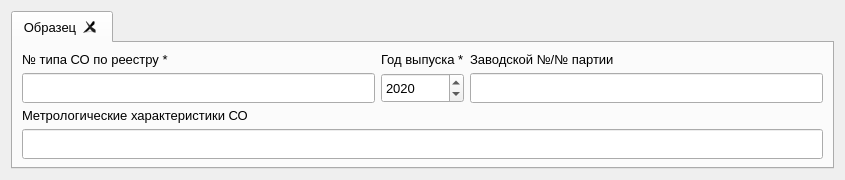
          <widget class="QWidget" name="page_3">
           <property name="geometry">
            <rect>
             <x>0</x>
             <y>0</y>
             <width>845</width>
             <height>180</height>
            </rect>
           </property>
           <attribute name="label">
            <string>Стандартные образцы, применяемые при поверке</string>
           </attribute>
           <layout class="QGridLayout" name="gridLayout_8">
            <item row="1" column="0">
             <widget class="QTabWidget" name="tabWidget_2">
              <property name="sizePolicy">
               <sizepolicy hsizetype="Expanding" vsizetype="Fixed">
                <horstretch>0</horstretch>
                <verstretch>0</verstretch>
               </sizepolicy>
              </property>
              <property name="minimumSize">
               <size>
                <width>0</width>
                <height>1</height>
               </size>
              </property>
              <property name="font">
               <font>
                <family>Segoe UI</family>
                <pointsize>10</pointsize>
                <weight>50</weight>
                <bold>false</bold>
               </font>
              </property>
              <property name="tabPosition">
               <enum>QTabWidget::North</enum>
              </property>
              <property name="currentIndex">
               <number>0</number>
              </property>
              <property name="iconSize">
               <size>
                <width>16</width>
                <height>16</height>
               </size>
              </property>
              <property name="usesScrollButtons">
               <bool>true</bool>
              </property>
              <property name="documentMode">
               <bool>false</bool>
              </property>
              <property name="tabsClosable">
               <bool>true</bool>
              </property>
              <property name="movable">
               <bool>false</bool>
              </property>
              <property name="tabBarAutoHide">
               <bool>false</bool>
              </property>
              <widget class="QWidget" name="tab_5">
               <attribute name="title">
                <string>Образец</string>
               </attribute>
               <layout class="QGridLayout" name="gridLayout_18">
                <item row="0" column="2">
                 <widget class="QLabel" name="label_34">
                  <property name="font">
                   <font>
                    <family>Segoe UI</family>
                    <pointsize>10</pointsize>
                    <weight>50</weight>
                    <bold>false</bold>
                   </font>
                  </property>
                  <property name="text">
                   <string>Заводской №/№ партии</string>
                  </property>
                 </widget>
                </item>
                <item row="1" column="2">
                 <widget class="QLineEdit" name="lineEdit_24">
                  <property name="minimumSize">
                   <size>
                    <width>0</width>
                    <height>30</height>
                   </size>
                  </property>
                  <property name="font">
                   <font>
                    <family>Segoe UI</family>
                    <pointsize>10</pointsize>
                    <weight>50</weight>
                    <bold>false</bold>
                   </font>
                  </property>
                  <property name="focusPolicy">
                   <enum>Qt::ClickFocus</enum>
                  </property>
                  <property name="maxLength">
                   <number>64</number>
                  </property>
                  <property name="clearButtonEnabled">
                   <bool>false</bool>
                  </property>
                 </widget>
                </item>
                <item row="0" column="1">
                 <widget class="QLabel" name="label_33">
                  <property name="font">
                   <font>
                    <family>Segoe UI</family>
                    <pointsize>10</pointsize>
                    <weight>50</weight>
                    <bold>false</bold>
                   </font>
                  </property>
                  <property name="text">
                   <string>Год выпуска *</string>
                  </property>
                 </widget>
                </item>
                <item row="3" column="0" colspan="3">
                 <widget class="QLineEdit" name="lineEdit_23">
                  <property name="minimumSize">
                   <size>
                    <width>0</width>
                    <height>30</height>
                   </size>
                  </property>
                  <property name="font">
                   <font>
                    <family>Segoe UI</family>
                    <pointsize>10</pointsize>
                    <weight>50</weight>
                    <bold>false</bold>
                   </font>
                  </property>
                  <property name="focusPolicy">
                   <enum>Qt::ClickFocus</enum>
                  </property>
                  <property name="maxLength">
                   <number>256</number>
                  </property>
                  <property name="clearButtonEnabled">
                   <bool>false</bool>
                  </property>
                 </widget>
                </item>
                <item row="1" column="0">
                 <widget class="QLineEdit" name="lineEdit_22">
                  <property name="minimumSize">
                   <size>
                    <width>0</width>
                    <height>30</height>
                   </size>
                  </property>
                  <property name="maximumSize">
                   <size>
                    <width>400</width>
                    <height>16777215</height>
                   </size>
                  </property>
                  <property name="font">
                   <font>
                    <family>Segoe UI</family>
                    <pointsize>10</pointsize>
                    <weight>50</weight>
                    <bold>false</bold>
                   </font>
                  </property>
                  <property name="focusPolicy">
                   <enum>Qt::ClickFocus</enum>
                  </property>
                  <property name="maxLength">
                   <number>64</number>
                  </property>
                  <property name="clearButtonEnabled">
                   <bool>false</bool>
                  </property>
                 </widget>
                </item>
                <item row="1" column="1">
                 <widget class="QSpinBox" name="spinBox_2">
                  <property name="minimumSize">
                   <size>
                    <width>0</width>
                    <height>30</height>
                   </size>
                  </property>
                  <property name="font">
                   <font>
                    <family>Segoe UI</family>
                    <pointsize>10</pointsize>
                    <weight>50</weight>
                    <bold>false</bold>
                   </font>
                  </property>
                  <property name="focusPolicy">
                   <enum>Qt::ClickFocus</enum>
                  </property>
                  <property name="minimum">
                   <number>1917</number>
                  </property>
                  <property name="maximum">
                   <number>2060</number>
                  </property>
                  <property name="value">
                   <number>2020</number>
                  </property>
                 </widget>
                </item>
                <item row="2" column="0">
                 <widget class="QLabel" name="label_35">
                  <property name="font">
                   <font>
                    <family>Segoe UI</family>
                    <pointsize>10</pointsize>
                    <weight>50</weight>
                    <bold>false</bold>
                   </font>
                  </property>
                  <property name="text">
                   <string>Метрологические характеристики СО</string>
                  </property>
                 </widget>
                </item>
                <item row="0" column="0">
                 <widget class="QLabel" name="label_32">
                  <property name="font">
                   <font>
                    <family>Segoe UI</family>
                    <pointsize>10</pointsize>
                    <weight>50</weight>
                    <bold>false</bold>
                   </font>
                  </property>
                  <property name="text">
                   <string>№ типа СО по реестру *</string>
                  </property>
                 </widget>
                </item>
               </layout>
              </widget>
             </widget>
            </item>
           </layout>
          </widget>
